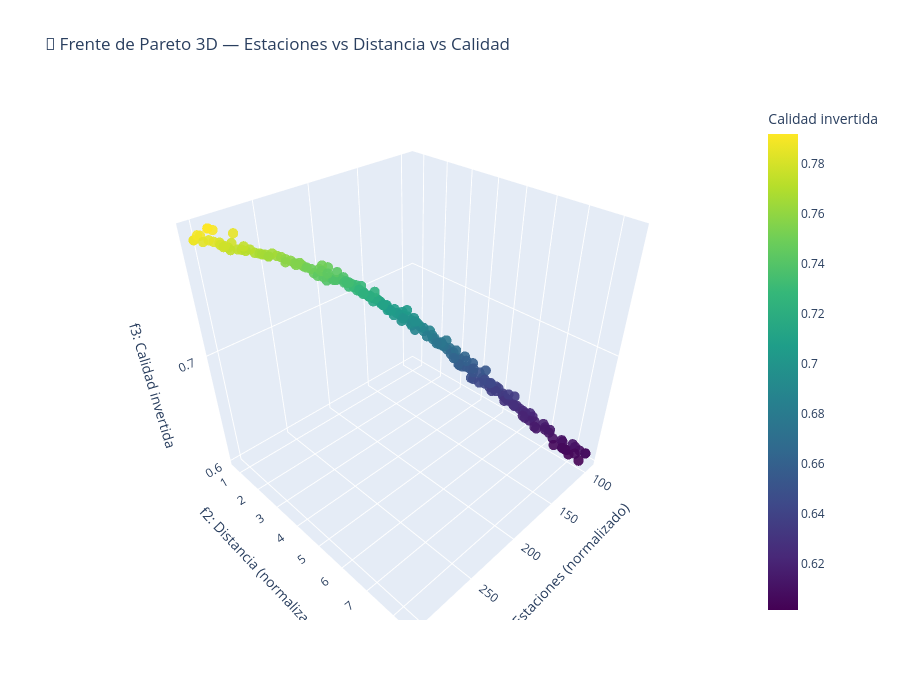

Notebook source saved alongside this figure:
### Code cell
import plotly.graph_objects as go
import numpy as np

# --- Supongamos que tu matriz de resultados es:
# res.F  → matriz (n_solutions, 3)
# columnas: [f1: estaciones, f2: distancia, f3: calidad invertida]

F = np.array(res.F)  # Asegurarse de que esté en formato numpy array

# Crear figura 3D interactiva
fig = go.Figure(data=[go.Scatter3d(
    x=F[:, 0],  # f1
    y=F[:, 1],  # f2
    z=F[:, 2],  # f3
    mode='markers',
    marker=dict(
        size=6,
        color=F[:, 2],          # color según calidad invertida
        colorscale='Viridis',   # escala de color bonita
        opacity=0.9,
        colorbar=dict(title="Calidad invertida")
    ),
    text=[f"Estaciones: {f1:.3f}<br>Distancia: {f2:.3f}<br>Calidad Inv: {f3:.3f}"
          for f1, f2, f3 in F],
    hoverinfo='text'
)])

# Configurar layout del gráfico
fig.update_layout(
    title="🌈 Frente de Pareto 3D — Estaciones vs Distancia vs Calidad",
    scene=dict(
        xaxis_title="f1: Estaciones (normalizado)",
        yaxis_title="f2: Distancia (normalizada)",
        zaxis_title="f3: Calidad invertida",
    ),
    width=900,
    height=700,
)

fig.show()

### Figure 1 — Plotly figure (JSON) as saved in the notebook; plotly's stock layout.template omitted (floating-point values rounded to 4 significant figures; data arrays with more than 128 entries replaced by an {"elided": "..."} marker saying what was removed)
{"data": [{"hoverinfo": "text", "marker": {"color": {"elided": "200 float values"}, "colorbar": {"title": {"text": "Calidad invertida"}}, "colorscale": [[0, "#440154"], [0.1111, "#482878"], [0.2222, "#3e4989"], [0.3333, "#31688e"], [0.4444, "#26828e"], [0.5556, "#1f9e89"], [0.6667, "#35b779"], [0.7778, "#6ece58"], [0.8889, "#b5de2b"], [1, "#fde725"]], "opacity": 0.9, "size": 6}, "mode": "markers", "text": {"elided": "200 str values"}, "type": "scatter3d", "x": {"elided": "200 float values"}, "y": {"elided": "200 float values"}, "z": {"elided": "200 float values"}}], "layout": {"height": 700, "scene": {"xaxis": {"title": {"text": "f1: Estaciones (normalizado)"}}, "yaxis": {"title": {"text": "f2: Distancia (normalizada)"}}, "zaxis": {"title": {"text": "f3: Calidad invertida"}}}, "title": {"text": "🌈 Frente de Pareto 3D — Estaciones vs Distancia vs Calidad"}, "width": 900}}
